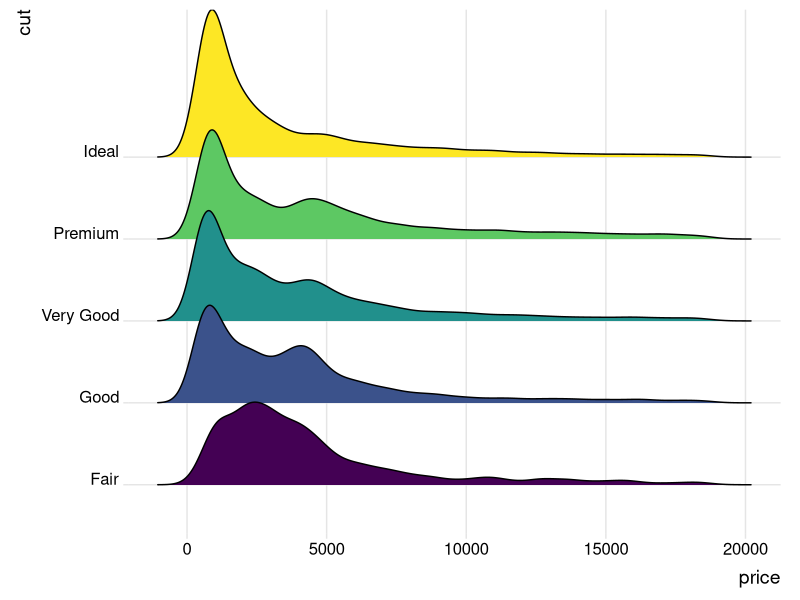
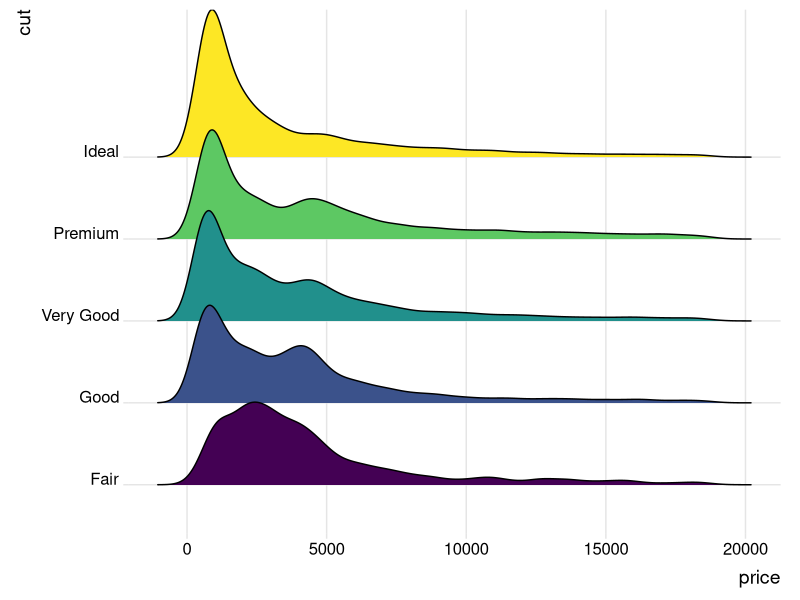

These figures' R source, in order:
# library
library(ggridges)
library(ggplot2)

# Diamonds dataset is provided by R natively
head(diamonds)
View(as.data.frame(diamonds))
# basic example
ggplot(diamonds, aes(x = price, y = cut, fill = cut)) +
      geom_density_ridges() +
      theme_ridges() + 
      theme(legend.position = "none")
ggsave("test.tiff", units="in", width=12, height=6, dpi=300, compression = 'lzw')
